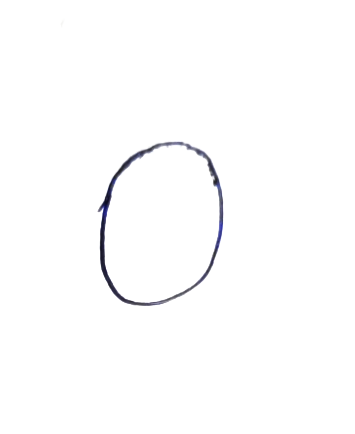
#> input picture data/test_images/digits_0.png, 355 x 434 px; its folder holds only this picture in this run
$ python -i preprocessor.py   (imports and definitions only)
#> lines starting #> are read from the running program, lines starting #| are printed output that depends on the picture; after the words box and inside, x2 and y2 are one past the last pixel; in counts of white or black regions, pixels touching at a corner belong together
#> further down, picture is the input picture: PIL image 355x434 RGBA; mean R, G, B, A 252.8, 252.8, 253.2, 255
"""Image preprocessing helper for inference on arbitrary-resolution digit images."""

from __future__ import annotations

from typing import Literal

import numpy as np
from PIL import Image, ImageFilter
from scipy import ndimage


def _otsu_threshold(gray: np.ndarray) -> float:
    """Calculate the optimal global threshold using Otsu's binarization method."""
    hist, _ = np.histogram(gray, bins=256, range=(0, 256))
    total = gray.size
    current_max, threshold = 0.0, 0.0
    sum_total = np.dot(np.arange(256), hist)
    sum_back, weight_back = 0.0, 0.0

    for i in range(256):
        weight_back += hist[i]
        if weight_back == 0:
            continue
        weight_fore = total - weight_back
        if weight_fore == 0:
            break
        sum_back += i * hist[i]
        mean_back = sum_back / weight_back
        mean_fore = (sum_total - sum_back) / weight_fore
        var_between = weight_back * weight_fore * (mean_back - mean_fore) ** 2
        if var_between > current_max:
            current_max = var_between
            threshold = float(i)

    return threshold


def preprocess_image(
    image: Image.Image,
    auto_invert: bool = True,
    method: Literal["otsu", "standard"] = "otsu",
) -> tuple[np.ndarray, Image.Image]:
    """Preprocess an arbitrary-resolution image into an MNIST-compatible 28x28 input.

    Supported preprocessing methods:
    - ``"otsu"``: Recommended for real-world camera photos and ambient lighting with shadows.
      Computes global Otsu thresholding and removes background paper noise.
    - ``"standard"``: Standard thresholding. Recommended for clean digital drawings (e.g. MS Paint).

    Both modes include:
    1. Transparency / alpha channel compositing.
    2. Automatic luminance detection and inversion (ensuring bright strokes on dark canvas).
    3. Connected component filtering to remove tiny accidental pen specks/dots.
    4. Adaptive stroke dilation for high-resolution thin line drawings (preventing stroke washout).
    5. Aspect-ratio preserving resize into a 20x20 bounding box.
    6. Center of mass positioning (NIST/MNIST canonical alignment).

    Args:
        image: PIL Image instance of any size or color mode.
        auto_invert: When True, detects light backgrounds and inverts to dark backgrounds.
            Defaults to True.
        method: Preprocessing strategy to use, either ``"otsu"`` or ``"standard"``.
            Defaults to ``"otsu"``.

    Returns:
        A tuple containing:
            - ``features``: 2D NumPy float32 array of shape ``(1, 784)`` normalized to [0.0, 1.0].
            - ``canvas``: 28x28 PIL Image representing the exact model input.
    """
#> called with auto_invert = True, method = 'otsu'
    # 1. Handle transparency in RGBA / LA / palette images
    if image.mode in ("RGBA", "LA") or (image.mode == "P" and "transparency" in image.info):
        bg = Image.new("RGB", image.size, (255, 255, 255))
#> bg: PIL image 355x434 RGB; every value is 255
        alpha = image.split()[-1] if image.mode == "RGBA" else None
#> alpha: PIL image 355x434 L; every value is 255
        bg.paste(image, mask=alpha)
        image = bg

    # 2. Convert to grayscale array
    img = image.convert("L")
    arr = np.array(img, dtype=np.float32)

    # 3. Detect background luminance from border pixels
    border_pixels = np.concatenate([arr[0, :], arr[-1, :], arr[:, 0], arr[:, -1]])
#> border_pixels = 1578 values from 255 to 255
    bg_val = float(np.median(border_pixels))
#> bg_val = 255

    if auto_invert and bg_val > 127.0:
        arr = 255.0 - arr
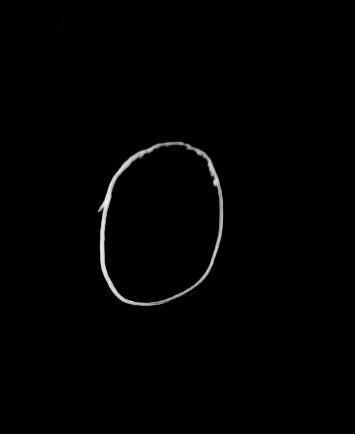
#> arr: shape (434, 355) float32; min 0, max 239, mean 2.1

    # 4. Thresholding based on selected method
    if method == "otsu":
        thresh = _otsu_threshold(arr)
#> in _otsu_threshold, `hist, _ = np.histogram(gray, bins=256, range=(0, 256))`: hist = 256 values, max 151384 at index 0, min 0 at index 29, mean 601.8
#> in _otsu_threshold, `sum_total = np.dot(np.arange(256), hist)`: sum_total = 330415
#> the loop in _otsu_threshold, `for i in range(256):` made 240 passes
#> (weight_back, weight_fore, sum_back, mean_back, mean_fore, current_max) on passes 1 to 12: (151384, 2686, 0, 0, 123, 6.15e+12), (151480, 2590, 96, 0.000634, 127.5, 6.38e+12), (151535, 2535, 206, 0.00136, 130.3, 6.52e+12), (151565, 2505, 296, 0.00195, 131.8, 6.59e+12), (151594, 2476, 412, 0.00272, 133.3, 6.67e+12), (151622, 2448, 552, 0.00364, 134.7, 6.74e+12), (151653, 2417, 738, 0.00487, 136.4, 6.82e+12), (151679, 2391, 920, 0.00607, 137.8, 6.89e+12), (151705, 2365, 1128, 0.00744, 139.2, 6.95e+12), (151714, 2356, 1209, 0.00797, 139.7, 6.98e+12), (151733, 2337, 1399, 0.00922, 140.8, 7.03e+12), (151752, 2318, 1608, 0.0106, 141.8, 7.08e+12)
#> (weight_back, weight_fore, sum_back, mean_back, mean_fore, var_between) on passes 30, 42: (151936, 2134, 5196, 0.0342, 152.4, 7.53e+12), (152006, 2064, 7584, 0.0499, 156.4, 7.67e+12)
#> after the loop in _otsu_threshold, `for i in range(256):`: current_max = 7.87e+12; sum_back = 329698; threshold = 83; weight_back = 154070
#> thresh = 83
        arr = np.where(arr > thresh, (arr - thresh) / (arr.max() - thresh + 1e-5) * 255.0, 0.0)
    else:
        arr = np.where(arr > 30.0, arr, 0.0)

    # 5. Connected Component Analysis: Remove stray outlier specks/dots
    binary_mask = arr > 20.0
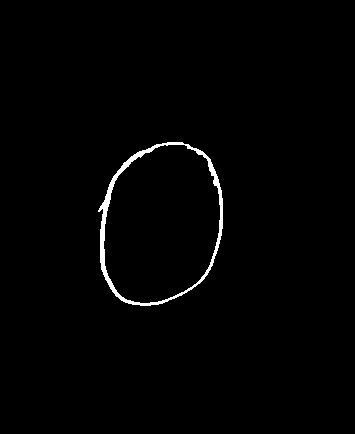
#> binary_mask: shape (434, 355) bool; 1.1% white; 1 white region, box (x1, y1, x2, y2) and area: (98, 142, 223, 306) 1746
    labeled_array, num_features = ndimage.label(binary_mask)
#> num_features = 1
    if num_features > 1:
        component_sizes = ndimage.sum(binary_mask, labeled_array, range(1, num_features + 1))
        max_size = float(component_sizes.max())
        valid_labels = np.where(component_sizes >= max_size * 0.15)[0] + 1
        filtered_mask = np.isin(labeled_array, valid_labels)
        arr = np.where(filtered_mask, arr, 0.0)

    mask = arr > 20.0
    if not np.any(mask):
        canvas = Image.new("L", (28, 28), color=0)
        return np.zeros((1, 784), dtype=np.float32), canvas

    y_indices, x_indices = np.where(mask)
#> y_indices = 1746 values from 142 to 305; x_indices = 1746 values, max 222 at index 703, min 98 at index 825, mean 154.4
    ymin, ymax = int(y_indices.min()), int(y_indices.max())
#> ymin = 142; ymax = 305
    xmin, xmax = int(x_indices.min()), int(x_indices.max())
#> xmin = 98; xmax = 222
    h, w = ymax - ymin + 1, xmax - xmin + 1
#> h = 164; w = 125

    cropped = Image.fromarray(arr[ymin : ymax + 1, xmin : xmax + 1].astype(np.uint8))
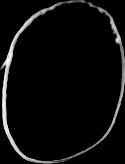
#> cropped: PIL image 125x164 L; min 0, max 254, mean 12.4

    # 6. Adaptive stroke thickening for high-resolution hairline drawings
    max_dim = max(h, w)
#> max_dim = 164
    if max_dim > 28:
        filter_size = max(3, int(max_dim / 28 * 1.5))
#> filter_size = 8
        if filter_size % 2 == 0:
            filter_size += 1
#> filter_size = 9
        cropped = cropped.filter(ImageFilter.MaxFilter(filter_size))
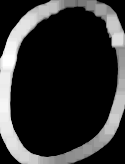
#> cropped: PIL image 125x164 L; min 0, max 254, mean 50.1

    # 7. Resize to fit within 20x20 bounding box
    cropped.thumbnail((20, 20), Image.Resampling.LANCZOS)

    # 8. Initial placement on 28x28 black canvas
    canvas = Image.new("L", (28, 28), color=0)
#> canvas: PIL image 28x28 L; every value is 0
    offset = ((28 - cropped.width) // 2, (28 - cropped.height) // 2)
#> offset = (6, 4)
    canvas.paste(cropped, offset)
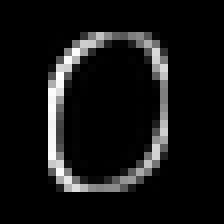
#> canvas: PIL image 28x28 L (shown 8 times larger); min 0, max 255, mean 19.9

    # 9. Contrast normalization (ensuring crisp stroke peak)
    final_arr = np.array(canvas, dtype=np.float32)
    if final_arr.max() > 0:
        final_arr = (final_arr / final_arr.max()) * 255.0
        canvas = Image.fromarray(final_arr.astype(np.uint8))

    # 10. Center of mass alignment
    total_mass = final_arr.sum()
#> total_mass = 15595
    if total_mass > 0.0:
        y_grid, x_grid = np.indices((28, 28))
        cy = (y_grid * final_arr).sum() / total_mass
#> cy = 13.49
        cx = (x_grid * final_arr).sum() / total_mass
#> cx = 12
        shift_y = int(np.round(14.0 - cy))
#> shift_y = 1
        shift_x = int(np.round(14.0 - cx))
#> shift_x = 2
        shift_x = max(-3, min(3, shift_x))
        shift_y = max(-3, min(3, shift_y))
        if shift_x != 0 or shift_y != 0:
            shifted = Image.new("L", (28, 28), color=0)
            shifted.paste(canvas, (shift_x, shift_y))
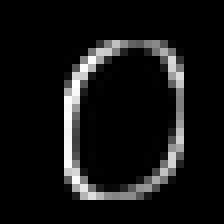
#> shifted: PIL image 28x28 L (shown 8 times larger); min 0, max 255, mean 19.9
            canvas = shifted

    features = (np.array(canvas, dtype=np.float32) / 255.0).reshape(1, 784)
    return features, canvas

>>> from PIL import Image
>>> picture = Image.open('../../../data/test_images/digits_0.png')
>>> result = preprocess_image(picture)

$ run again, on data/test_images/digits_2.png
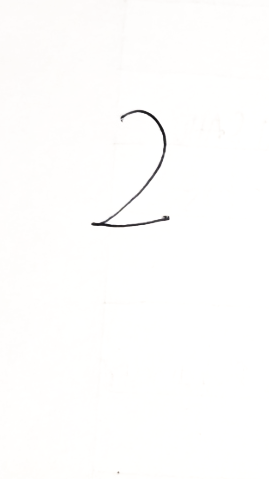
#> input picture data/test_images/digits_2.png, 269 x 479 px
#> picture is the input picture: PIL image 269x479 RGBA; mean R, G, B, A 253.9, 253.3, 252.6, 255
#> alpha: PIL image 269x479 L; every value is 255
#> border_pixels = 1496 values, max 255 at index 318, min 243 at index 125, mean 253.4
#> bg_val = 254
#> hist = 256 values, max 71129 at index 0, min 0 at index 20, mean 503.3
#> sum_total = 216882
#> the loop in _otsu_threshold, `for i in range(256):` made 241 passes
#> (weight_back, weight_fore, sum_back, mean_back, mean_fore, current_max) on passes 1 to 8: (71129, 57722, 0, 0, 3.76, 5.8e+10), (100124, 28727, 28995, 0.29, 6.54, 1.12e+11), (117266, 11585, 63279, 0.54, 13.26, 2.2e+11), (122475, 6376, 78906, 0.644, 21.64, 3.44e+11), (127281, 1570, 98130, 0.771, 75.64, 1.12e+12), (127806, 1045, 100755, 0.788, 111.1, 1.63e+12), (127865, 986, 101109, 0.791, 117.4, 1.71e+12), (127894, 957, 101312, 0.792, 120.8, 1.76e+12)
#> after the loop in _otsu_threshold, `for i in range(256):`: current_max = 2.26e+12; sum_back = 216642; threshold = 87; weight_back = 128851
#> thresh = 87
#> in preprocess_image, `binary_mask = arr > 20.0`:
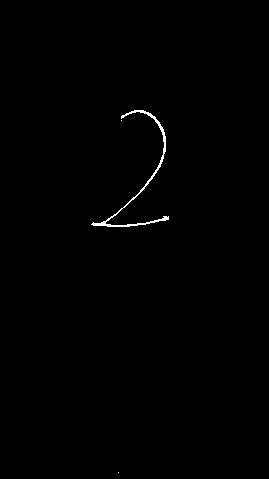
#> binary_mask: shape (479, 269) bool; 0.44% white in thin lines or dots, all inside (x1, y1, x2, y2) = (91, 110, 169, 473)
#> labeled_array: shape (479, 269) int32; 5 distinct labels, from 0 to 4
#> num_features = 4
#> component_sizes = [327, 1, 235, 1]
#> max_size = 327
#> valid_labels = [1, 3]
#> filtered_mask: shape (479, 269) bool; 0.44% white in thin lines or dots, all inside (x1, y1, x2, y2) = (91, 110, 169, 227)
#> y_indices = 562 values from 110 to 226; x_indices = 562 values, max 168 at index 352, min 91 at index 455, mean 139.9
#> ymin = 110; ymax = 226
#> xmin = 91; xmax = 168
#> h = 117; w = 78
#> max_dim = 117
#> in preprocess_image, `filter_size = max(3, int(max_dim / 28 * 1.5))`: filter_size = 6
#> in preprocess_image, `filter_size += 1`: filter_size = 7
#> total_mass = 11923
#> cy = 14.39
#> cx = 15.06
#> shift_y = 0
#> shift_x = -1
#> in preprocess_image, `shifted.paste(canvas, (shift_x, shift_y))`:
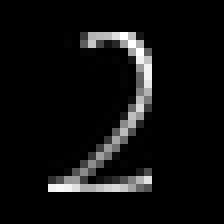
#> shifted: PIL image 28x28 L (shown 8 times larger); min 0, max 255, mean 15.2
